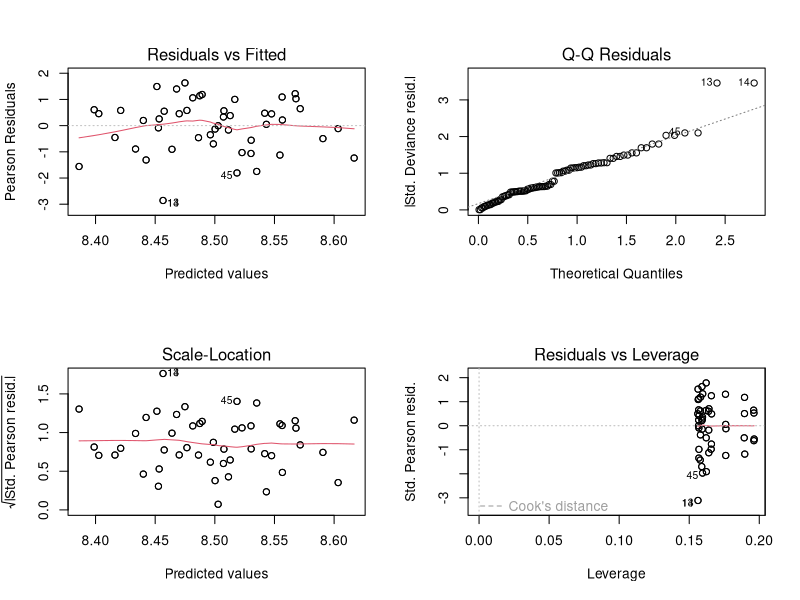
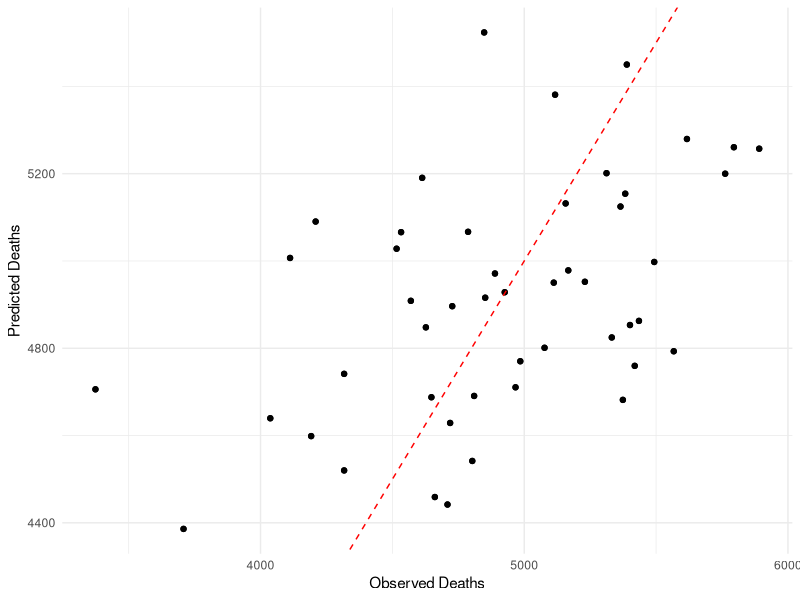
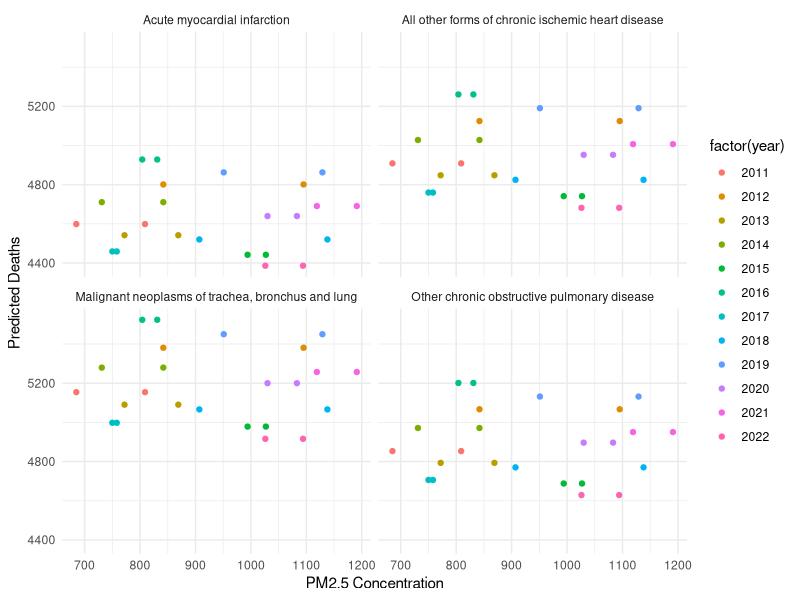

Source code (R) for these figures, in order:
#### Preamble ####
# Purpose: Cleans the two data sets for the years 2018 to 2021
# Author: Navya Hooda, Shivank Goel, Vanshika Vanshika
# Date: 07 March 2024 
# Contact: shivankg.goel@mail.utoronto.ca
# License: MIT

# Load the tidyverse package for data manipulation
library(tidyverse)
library(MASS)

# Set seed for reproducibility
set.seed(2024)

#### Simulate death data ####

# Since we have 4 diseases and 12 years, each disease should appear exactly 12 times to match the number of years
death_data <- tibble(
  year = rep(2011:2022, times = 4),  # Replicate each year 4 times to match the number of diseases
  disease = rep(c("Other chronic obstructive pulmonary disease", 
                  "All other forms of chronic ischemic heart disease", 
                  "Acute myocardial infarction", 
                  "Malignant neoplasms of trachea, bronchus and lung"), each = 12),  # Each disease repeated 12 times
  deaths = rnbinom(n = 48, size = 100, prob = 0.02)  # We now need 48 random numbers to match the expanded dataset
)

#### Simulate air quality data ####

# Assuming the PM2.5 data is the same for both locations, we replicate the PM2.5 data twice for each year
pm25_data <- tibble(
  year = rep(2011:2022, times = 2),  # Each year appears twice
  pm25 = rnbinom(n = 24, size = 50, prob = 0.05)  # We now need 24 random numbers to match the number of years times two
)

#### Combine both datasets for modeling ####

# Join datasets by 'year'
combined_data <- left_join(death_data, pm25_data, by = "year")

head(combined_data)

# Fit a Negative Binomial Model
model <- glm.nb(deaths ~ pm25 + factor(year) + factor(disease), data = combined_data)

# Model Diagnostics
par(mfrow=c(2,2))
plot(model)

# Plotting Observed vs. Predicted Deaths
combined_data$predicted_deaths <- predict(model, type = "response")
ggplot(combined_data, aes(x = deaths, y = predicted_deaths)) +
  geom_point() +
  geom_abline(intercept = 0, slope = 1, linetype = "dashed", color = "red") +
  labs(x = "Observed Deaths", y = "Predicted Deaths") +
  theme_minimal()

# Effect of PM2.5 on Predicted Deaths
ggplot(combined_data, aes(x = pm25, y = predicted_deaths, color = factor(year))) +
  geom_point() +
  labs(x = "PM2.5 Concentration", y = "Predicted Deaths") +
  theme_minimal() +
  facet_wrap(~disease)
